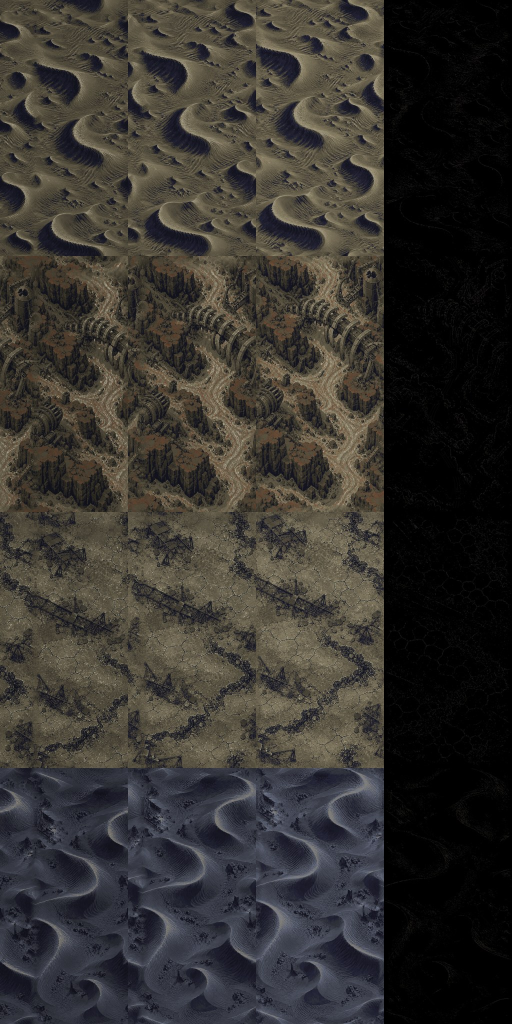
#> input picture Pause/Assets/Art/Boulders~/Desert/src~/ref_variants.jpg, 1024 x 2048 px, given in place of mid.png, which was not available (shown at 1/2 size); the run also reads 1 picture not shown here
$ python ground_masks.py '../../../../Boulders~/Desert/src~'
#> lines starting #> are read from the running program, lines starting #| are printed output that depends on the picture; pictures that were not available may be replaced by others from this repository, and a replacement may not be noted
#!/usr/bin/env python3
"""Affinity masks for the Ember ground tiles (GroundPlacement / GroundMask).

For each variant's mid.png (the tile the landmarks are pinned to) this
classifies the ground into a coarse grid of 16 px cells (32 x 64 for the
512 x 1024 tile, row 0 = the TOP of the image) and writes
<out>/v<N>/mask.txt: one line per row, one character per cell:

    W  lava    rivers, channels, pools, glowing fissure fields (GroundClass.Water)
    B  built   forge plates, pipework, ruins already painted in the tile
    O  open    smooth ash flats and cooled crust: ground that is not lava
    C  canopy  dense textured basalt / broken crust

Method (colour + edge statistics, no hand painting): per pixel luminance,
saturation, warmth (r - g), yellowness (g - b) and edge energy (|dx| + |dy|
of luminance), box-blurred over ~13 px (wrapping vertically: the tile
repeats), then per-variant scores ranked by percentile (the share of each
class is set per variant below, from looking at the tiles), a 16 px cell
takes the majority class of its pixels and a 3x3 mode filter (vertical
wrap) removes speckle. An overlay per variant is written beside the masks
when --debug DIR is given.

    python3 src~/ground_masks.py <Resources/Worlds/Ember/Backdrop3 (holds v1..v4)> [--debug DIR]
"""
import sys, os
import numpy as np
from PIL import Image

CELL = 16
CLASSES = "WBOC"

# per variant: score expressions and class shares (fractions of the tile)
# features (all blurred ~9 px): lum, sat, warm (r - g), yellow (g - b), tex (edge energy),
# grey (low saturation share), hot (bright saturated orange: lava)
VARIANTS = {
    # caldera fields: lava rivers and lakes through black basalt, a few forge plates
    1: dict(water=lambda f: f['hot'] * 3 + f['lum'] - f['tex'] * 2, wshare=.17, wvote=.35,
            built=lambda f: f['grey'] * 2 + f['tex'], bshare=.05, oshare=.12),
    # forge city: a grey plate maze of pipework, tanks and cooling towers; lava seeps between
    2: dict(water=lambda f: f['hot'] * 3 + f['yellow'] - f['tex'] * 2, wshare=.10, wvote=.35,
            built=lambda f: f['tex'] + f['grey'] * 2, bshare=.55, oshare=.08),
    # ash ridges: dark furrowed dunes with thin lava threads and ruined settlements
    3: dict(water=lambda f: f['hot'] * 3 + f['lum'] - f['tex'], wshare=.10, wvote=.3,
            built=lambda f: f['tex'] * 2 + f['grey'], bshare=.12, oshare=.22),
    # cracked crust: glowing fissures between black basalt plates, a crater rim
    4: dict(water=lambda f: f['hot'] * 3 + f['lum'] * 2, wshare=.12, wvote=.3,
            built=lambda f: f['tex'] + f['grey'], bshare=.04, oshare=.20),
}

def blur(a, r):
    # box blur, wrap vertically (the tile repeats), clamp horizontally
    a = np.concatenate([a[-r:], a, a[:r]], 0)
    c = np.cumsum(np.pad(a, ((1, 0), (0, 0))), 0)
    a = (c[2 * r + 1:] - c[:-2 * r - 1]) / (2 * r + 1)
    a = np.pad(a, ((0, 0), (r, r)), mode='edge')
    c = np.cumsum(np.pad(a, ((0, 0), (1, 0))), 1)
    return (c[:, 2 * r + 1:] - c[:, :-2 * r - 1]) / (2 * r + 1)

def features(im):
    lum = im @ np.array([.299, .587, .114])
    mx, mn = im.max(2), im.min(2)
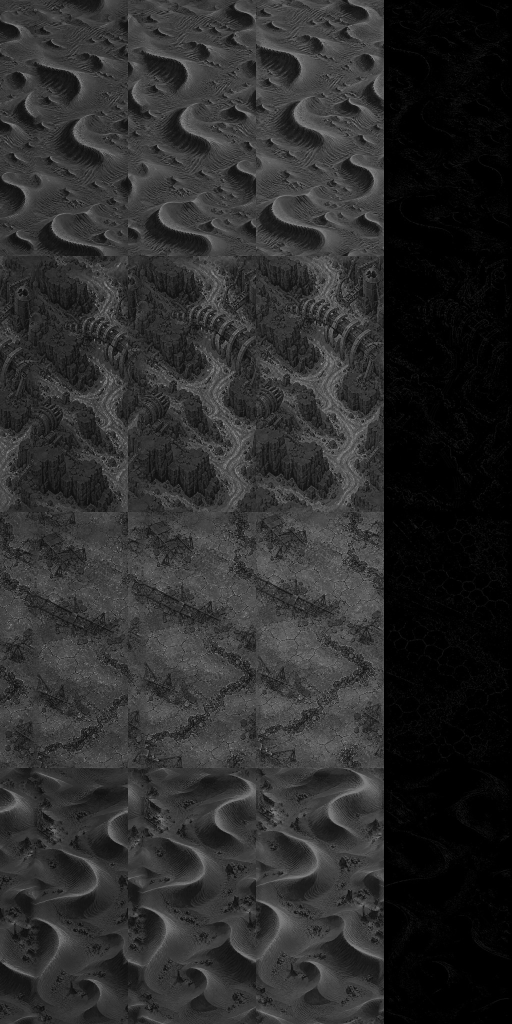
#> mn: shape (2048, 1024) float64 (shown at 1/2 size); min 0, max 0.643, mean 0.171
    sat = (mx - mn) / np.maximum(mx, 1e-4)
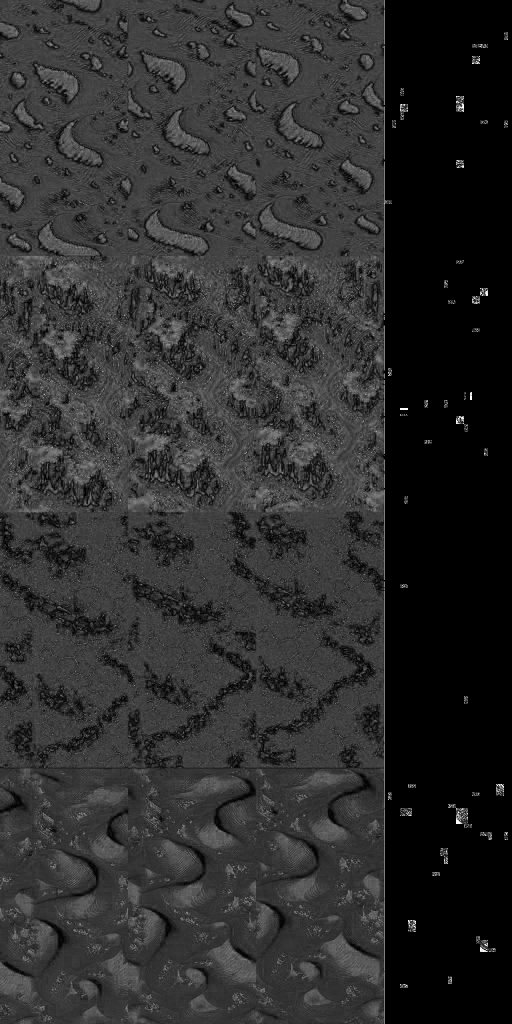
#> sat: shape (2048, 1024) float64 (shown at 1/2 size); min 0, max 1, mean 0.18
    gx = np.abs(np.diff(lum, axis=1, append=lum[:, -1:]))       # no horizontal wrap (the tile does not)
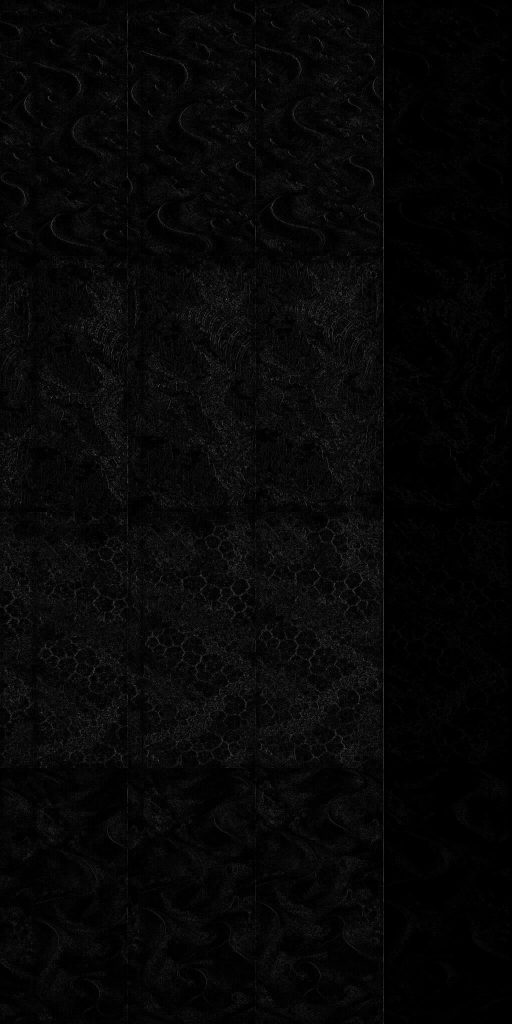
#> gx: shape (2048, 1024) float64 (shown at 1/2 size); min 0, max 0.505, mean 0.0278
    gx[:, -1] = gx[:, -2]
    gy = np.abs(np.roll(lum, -1, 0) - lum)
    f = dict(lum=lum, sat=sat, warm=im[..., 0] - im[..., 1], yellow=im[..., 1] - im[..., 2],
             tex=gx + gy, grey=(sat < .3).astype(np.float64),
             hot=((im.max(2) > .45) & (sat > .5)).astype(np.float64))
#> f = 7 items
    return {k: blur(v, 4) for k, v in f.items()}

def rank(score):
    flat = score.ravel()
    order = flat.argsort().argsort()
    return (order / (flat.size - 1)).reshape(score.shape)

def classify(path, cfg):
    im = np.asarray(Image.open(path).convert('RGB')).astype(np.float64) / 255
    f = features(im)
#> f = 7 items
    H, W = im.shape[:2]
#> H = 2048; W = 1024
    cls = np.full((H, W), 3, np.int8)                       # canopy
    tex_r = rank(f['tex'])
#> in rank, `return (order / (flat.size - 1)).reshape(score.shape)`:
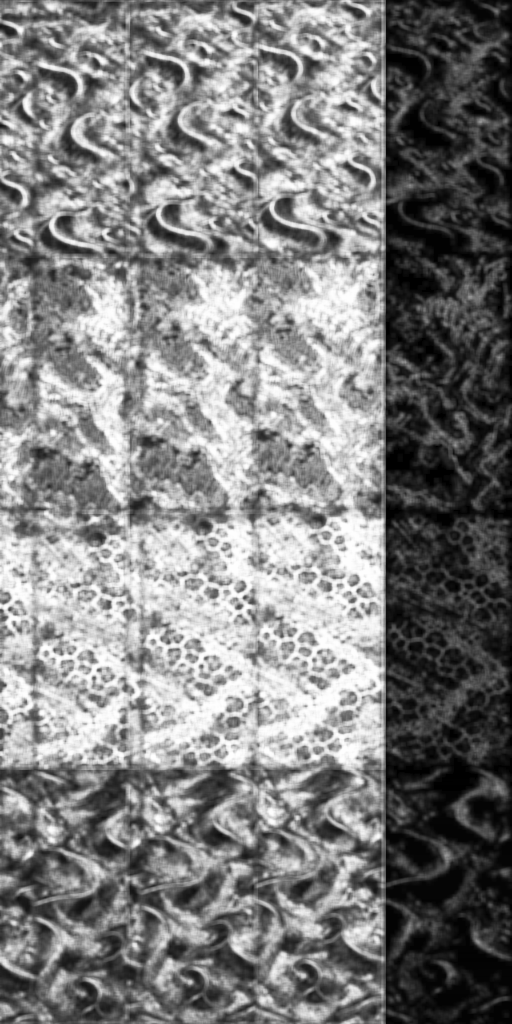
#> returned value: shape (2048, 1024) float64 (shown at 1/2 size); min 0, max 1, mean 0.5
    cls[tex_r < cfg['oshare'] + cfg['wshare']] = 2          # smooth: open (water taken below)
    cls[rank(cfg['built'](f)) > 1 - cfg['bshare']] = 1
    cls[rank(cfg['water'](f)) > 1 - cfg['wshare']] = 0
    gh, gw = H // CELL, W // CELL
#> gh = 128; gw = 64
    votes = np.stack([(cls == k).reshape(gh, CELL, gw, CELL).mean((1, 3)) for k in range(4)], -1)
    grid = votes.argmax(-1)
    # thin rivers: a cell a good part water is water
    grid[votes[..., 0] >= cfg.get('wvote', .5)] = 0
    # 3x3 mode filter, vertical wrap
    for _ in range(2):
        cnt = np.zeros((gh, gw, 4))
        for dy in (-1, 0, 1):
            for dx in (-1, 0, 1):
                sh = np.roll(grid, dy, 0)
                sh = np.roll(sh, dx, 1) if dx else sh
                if dx == 1: sh[:, 0] = grid[:, 0]
                if dx == -1: sh[:, -1] = grid[:, -1]
                for k in range(4): cnt[..., k] += (sh == k) * (2 if dx == 0 and dy == 0 else 1)
        grid = cnt.argmax(-1)
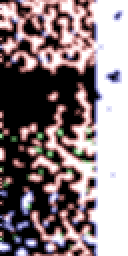
#> cnt: shape (128, 64, 4) float64 (shown 2 times larger); mean of channels 0, 1, 2, 3 2.04, 0.103, 2.75, 5.11; transparent parts drawn white
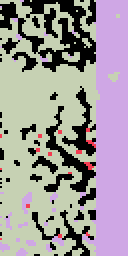
#> grid: shape (128, 64) int64 (shown 2 times larger); 4 distinct labels, from 0 to 3; one colour per label, 0 black
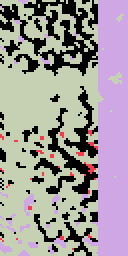
#> sh: shape (128, 64) int64 (shown 2 times larger); 4 distinct labels, from 0 to 3; one colour per label, 0 black
    return im, grid

def main():
    base = sys.argv[1]
    dbg = sys.argv[sys.argv.index('--debug') + 1] if '--debug' in sys.argv else None
    out = sys.argv[sys.argv.index('--out') + 1] if '--out' in sys.argv else base
    for v, cfg in VARIANTS.items():
        im, grid = classify(os.path.join(base, 'v%d' % v, 'mid.png'), cfg)
        os.makedirs(os.path.join(out, 'v%d' % v), exist_ok=True)
        with open(os.path.join(out, 'v%d' % v, 'mask.txt'), 'w') as fh:
            fh.write('\n'.join(''.join(CLASSES[c] for c in row) for row in grid) + '\n')
        share = [(grid == k).mean() for k in range(4)]
#> share = [0.21, 0.00769, 0.275, 0.508]
        print('v%d' % v, ' '.join('%s %.2f' % (CLASSES[k], share[k]) for k in range(4)))
#| v1 W 0.21 B 0.01 O 0.27 C 0.51
        if dbg:
            cols = np.array([[0, 120, 255], [255, 60, 0], [255, 255, 0], [0, 160, 0]]) / 255.
            big = np.kron(grid, np.ones((CELL, CELL), int))
            ov = im * .5 + cols[big] * .5
            Image.fromarray((np.concatenate([im, ov], 1) * 255).astype(np.uint8)).save(os.path.join(dbg, 'mask_v%d.png' % v))

if __name__ == '__main__':
#> (the run stopped early here; a loop or call above may not have finished)
